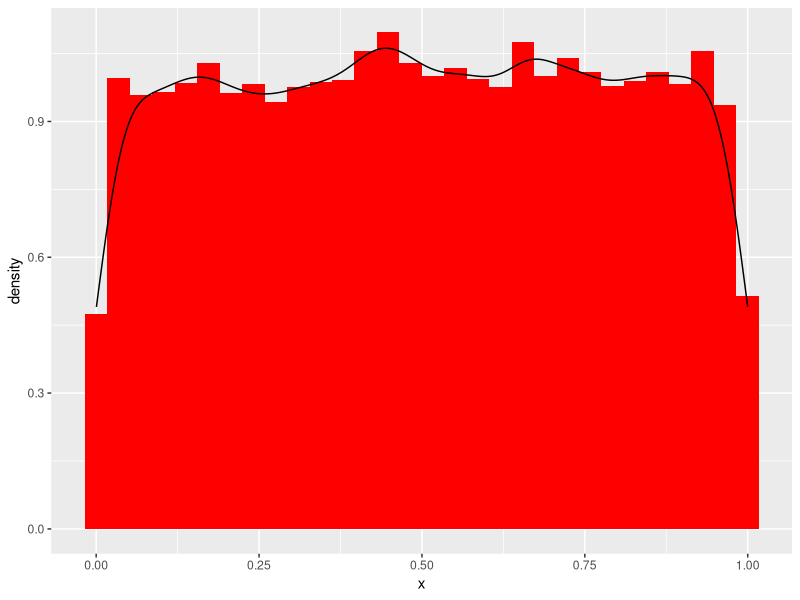
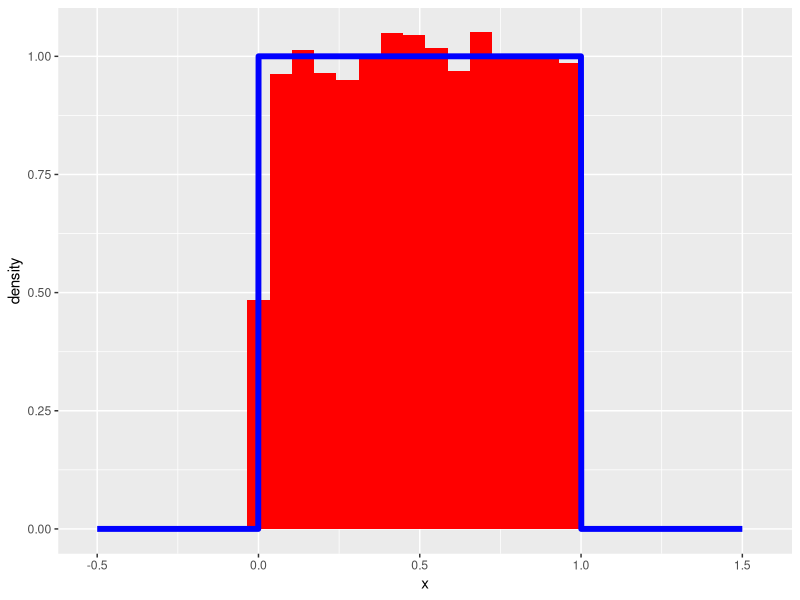
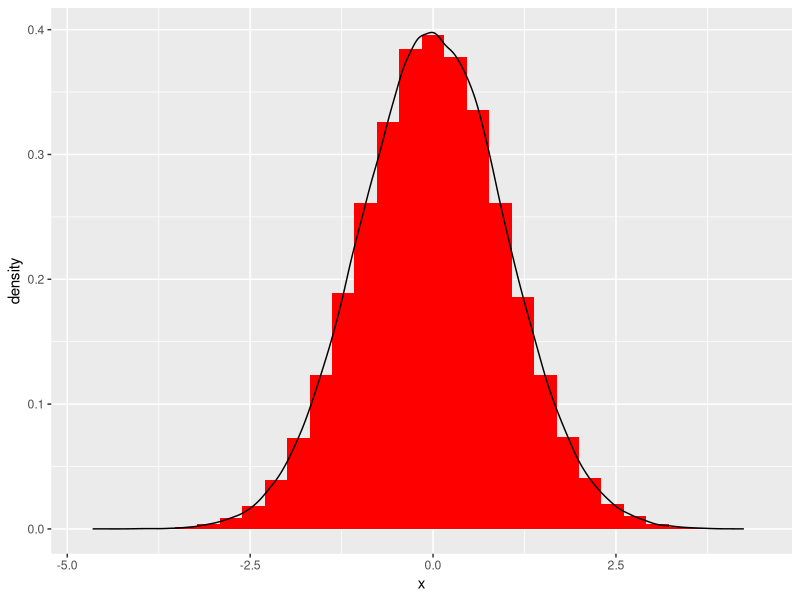
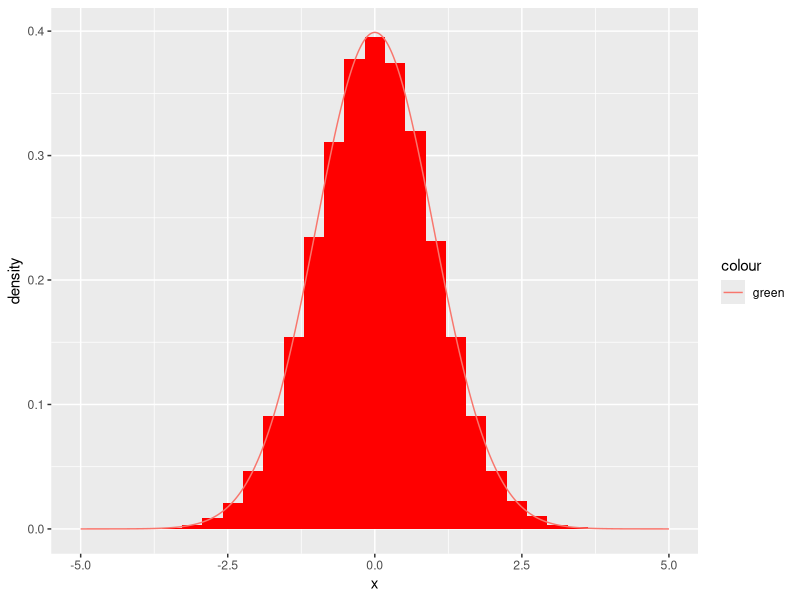
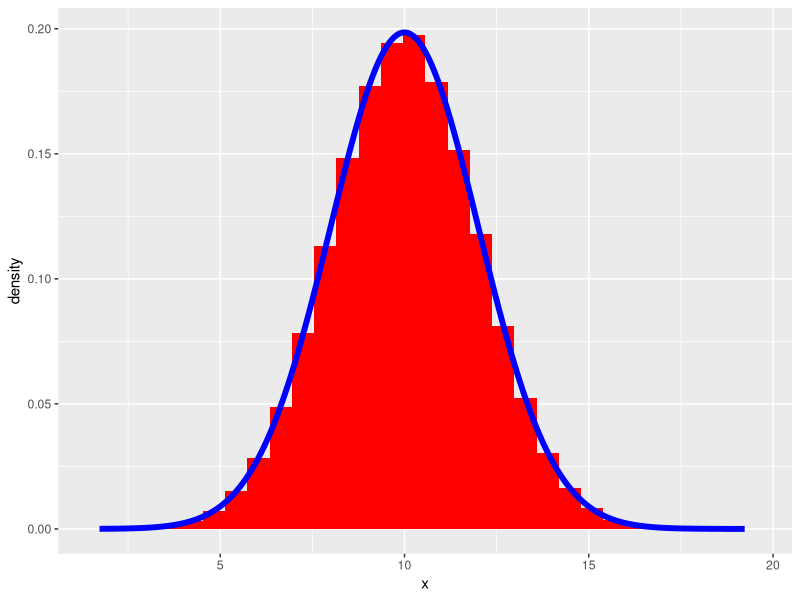
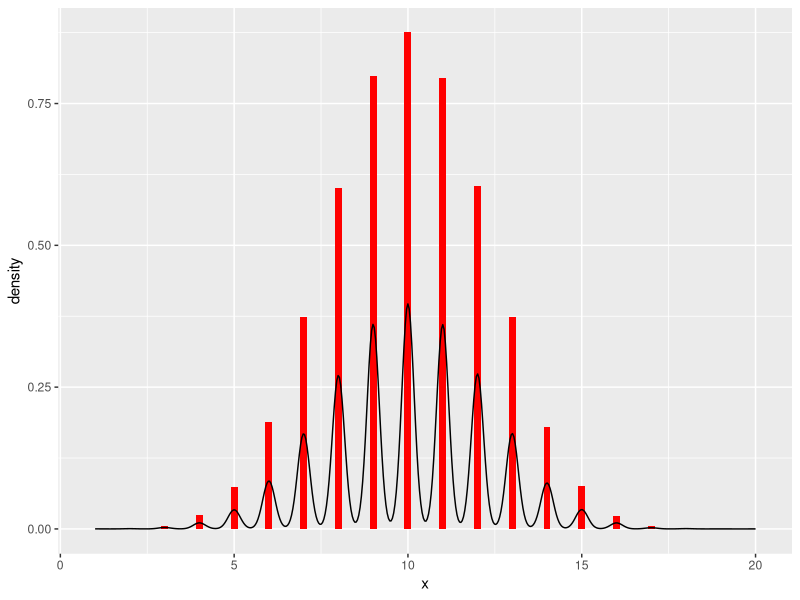
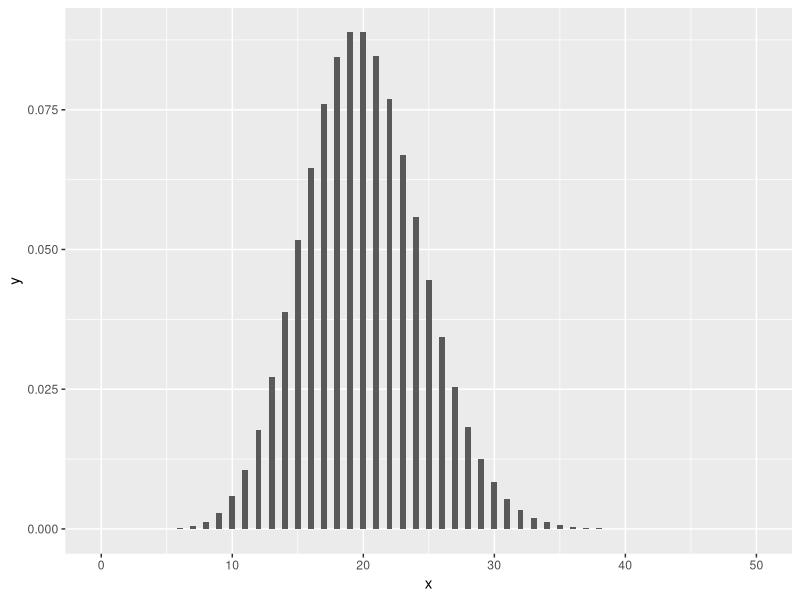
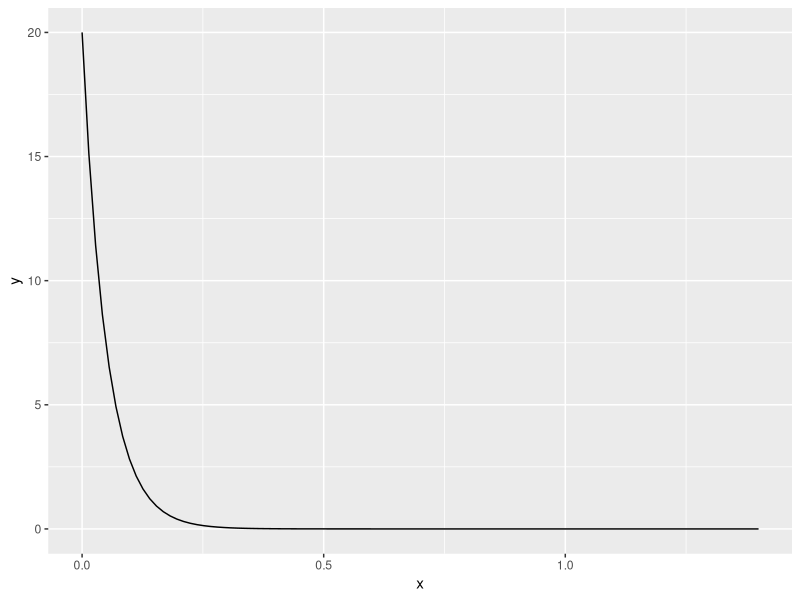

Write the R code that produced these figures, in order.
require(ggplot2)
# равномерное распределение (unif)
set.seed(1234)
punif(40000,min=30000,max=60000)
qunif(1/3,min=30000,max=60000)
qunif(1/2,min=30000,max=60000)
rnd_unif  <- data.frame(x=runif(20000))
require(ggplot2)
ggplot(data=rnd_unif,aes(x=x,y=..density..))+
  geom_histogram(fill="red")+geom_density()
# график теоретической плотности равномерного распределения, наложеннный на
# гистограмму
fun_unif <- data.frame(x=seq(-.5,1.5,length.out = 2000))

fun_unif$val <- dunif(fun_unif$x,min=0,max=1)
ggplot(data=rnd_unif,aes(x=x,y=..density..))+
  geom_histogram(fill="red")+
    geom_line(data=fun_unif,aes(x,val),size=2,col="blue")


# нормальное  распределение (norm)

rnd_norm<- data.frame(x=rnorm(200000))
ggplot(data=rnd_norm,aes(x=x,y=..density..))+
  geom_histogram(fill="red")+geom_density()
fun_norm  <-data.frame(x = seq(-5,5,length.out = 20000))
fun_norm$val  <-  dnorm(fun_norm$x)
ggplot(data=rnd_norm,aes(x=x,y=..density..))+
  geom_histogram(fill="red")+
#  geom_density()+
  geom_line(data=fun_norm,aes(col="green",x=x,y=val))
# добабление графика функции средсвами ggplot2::stat_func()
rnd_norm_10_2<- data.frame(x=rnorm(200000,mean = 10,sd=2))
ggplot(data=rnd_norm_10_2,aes(x=x))+
  geom_histogram(fill="red",aes(y=..density..))+
  stat_function(data=rnd_norm_10_2,fun=dnorm, col="blue",size=2,n=500,
                args = list(mean=mean(rnd_norm_10_2$x),sd=sd(rnd_norm_10_2$x)))

summary(rnd_norm_10_2)
mean(rnd_norm_10_2$x)
median(rnd_norm_10_2$x)
sd(rnd_norm_10_2$x)
var(rnd_norm_10_2$x)


# биноминальное распределение (binom)
rnd_binom_20<- data.frame(x=rbinom(200000,size=20,prob=0.5))
ggplot(data=rnd_binom_20,aes(x=x,y=..density..))+
  geom_histogram(fill="red",binwidth=0.2)+geom_density()



# распределение Пуассона (pois) The Poisson Distribution

# график плотности (density)
ggplot(data.frame(x=c(0,50)),aes(x)) + stat_function(fun=dpois,args = list(lambda=20),geom="bar") 

# экспонециальное распределение

ggplot(data.frame(x=c(0,1.4)),aes(x)) + stat_function(fun=dexp,args = list(rate=20),geom="line") 

nosim <- 10000
lambda <- 20
rnd_exp_samples <- rexp(n = nosim,rate = lambda)
rnd_pois_samples <- rpois(n = nosim,lambda  = lambda)

mean(rnd_exp_samples)
sd(rnd_exp_samples)
mean(rnd_pois_samples)
sd(rnd_pois_samples)
mean(rnd_exp_samples) * mean(rnd_pois_samples)


